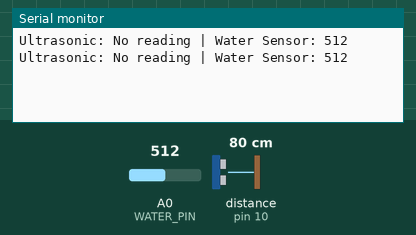
Simulated run of this sketch. Board: Arduino Uno, built with avr-gcc and run on an emulated ATmega328P. Parts: the last lines printed to the serial monitor. Wiring (inferred from the names in the program): ultrasonic range finder: trigger pin 9; echo pin 10. The test bench sets the inputs (shaded band); at power-on: A0 (WATER_PIN) = 512, distance to the obstacle (sensor on pin 10) 80 cm. The echo pulse lasts 58.3 µs per cm.

Above: at 1.8 s.
1.9 s: A0 (WATER_PIN) set to 716
At 2.8 s:
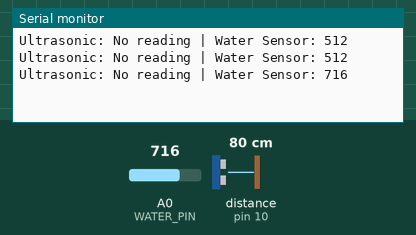
3.4 s: A0 (WATER_PIN) set to 900
At 4.7 s:
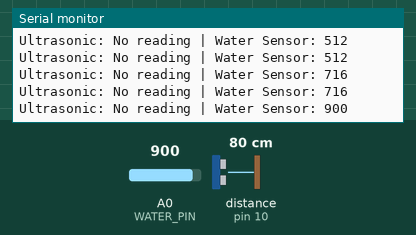
Timing chart, 0 to 6.4 s (numbered marks = the images above; inputs shaded):
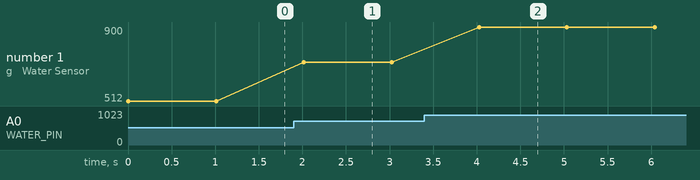

The sketch:

base_code.ino
```cpp
#define TRIG_PIN 9
#define ECHO_PIN 10
#define WATER_PIN A0

void setup() {
  Serial.begin(9600);

  pinMode(TRIG_PIN, OUTPUT);
  pinMode(ECHO_PIN, INPUT);
}

void loop() {
  // ---- Ultrasonic ----
  long duration;
  float distance;

  digitalWrite(TRIG_PIN, LOW);
  delayMicroseconds(2);
  digitalWrite(TRIG_PIN, HIGH);
  delayMicroseconds(10);
  digitalWrite(TRIG_PIN, LOW);

  duration = pulseIn(ECHO_PIN, HIGH, 30000);

  if (duration == 0) {
    distance = -1; // no reading
  } else {
   float distance = duration * 0.034 / 2;
  }

  // ---- Water level sensor ----
  int waterValue = analogRead(WATER_PIN);

  // ---- Output ----
  Serial.print("Ultrasonic: ");
  if (distance < 0) {
    Serial.print("No reading");
  } else {
    Serial.print(distance);
    Serial.print(" cm");
  }

  Serial.print(" | Water Sensor: ");
  Serial.println(waterValue);

  delay(1000);
}
```

Measured:
- after the input at 1.9 s, the serial monitor: prints a new line after 0.12 s (image 1)
- after the input at 3.4 s, the serial monitor: prints a new line after 0.63 s (image 2)
- plotted number 1: 512 → 716 after the input at 1.9 s, 716 → 900 after the input at 3.4 s
